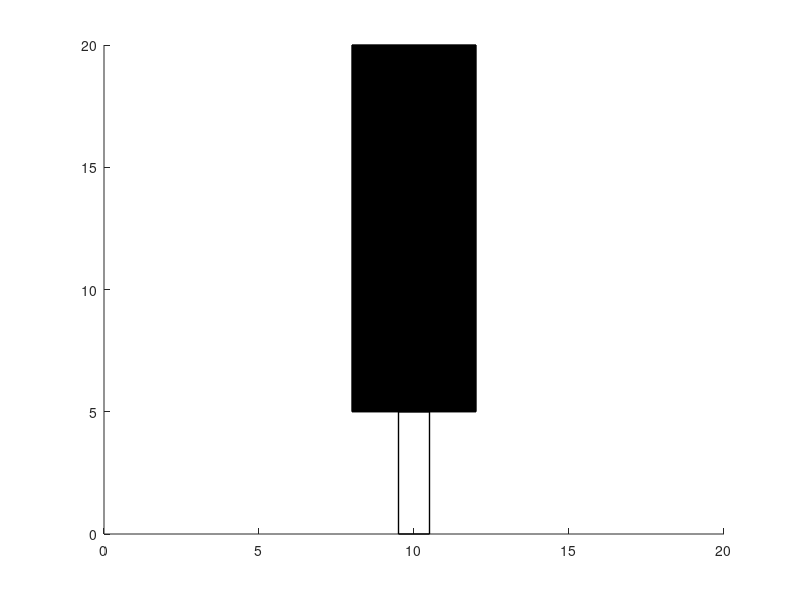

The MATLAB script that drew this image: (Note: this script raises an error after producing the figure.)
% Create a figure
figure;
 % Plot a rectangle
  rectangle('Position', [8, 5, 4, 15], 'EdgeColor', 'k', 'FaceColor', 'k', 'LineWidth', 1);
  hold on;
  rectangle('Position', [9.5, 0, 1, 5], 'EdgeColor', 'k', 'LineWidth', 1);
  hold on;
% Plot three circles inside the first rectangle
center1 = [10, 17];
radius1 = 1.5;
center2 = [10, 13];
radius2 = 1.5;
center3 = [10, 9];
radius3 = 1.5;

 % Set axis limits
  xlim([0 20]);
  ylim([0 20]);
 

 while 1
   %blinking the red light 
   fillcircle(center1,radius1,'r');
   pause(1); 
   fillcircle(center1,radius1,'w');
   
   %blinking the yellow
    fillcircle(center2,radius2,'y');
   pause(1); 
   fillcircle(center2,radius2,'w');
   
   %blinking the green
   fillcircle(center3,radius3,'g');
   pause(1); 
   fillcircle(center3,radius3,'w');
end


% Function to plot a circle
function fillcircle(center, radius,c)
    % Create theta values for the circle
    theta = linspace(0, 2*pi, 100);
    
    % Calculate x and y coordinates of the circle using polar coordinates
    x = center(1) + radius * cos(theta);
    y = center(2) + radius * sin(theta);
    
    % Plot the circle
    fill(x,y,c);
end
